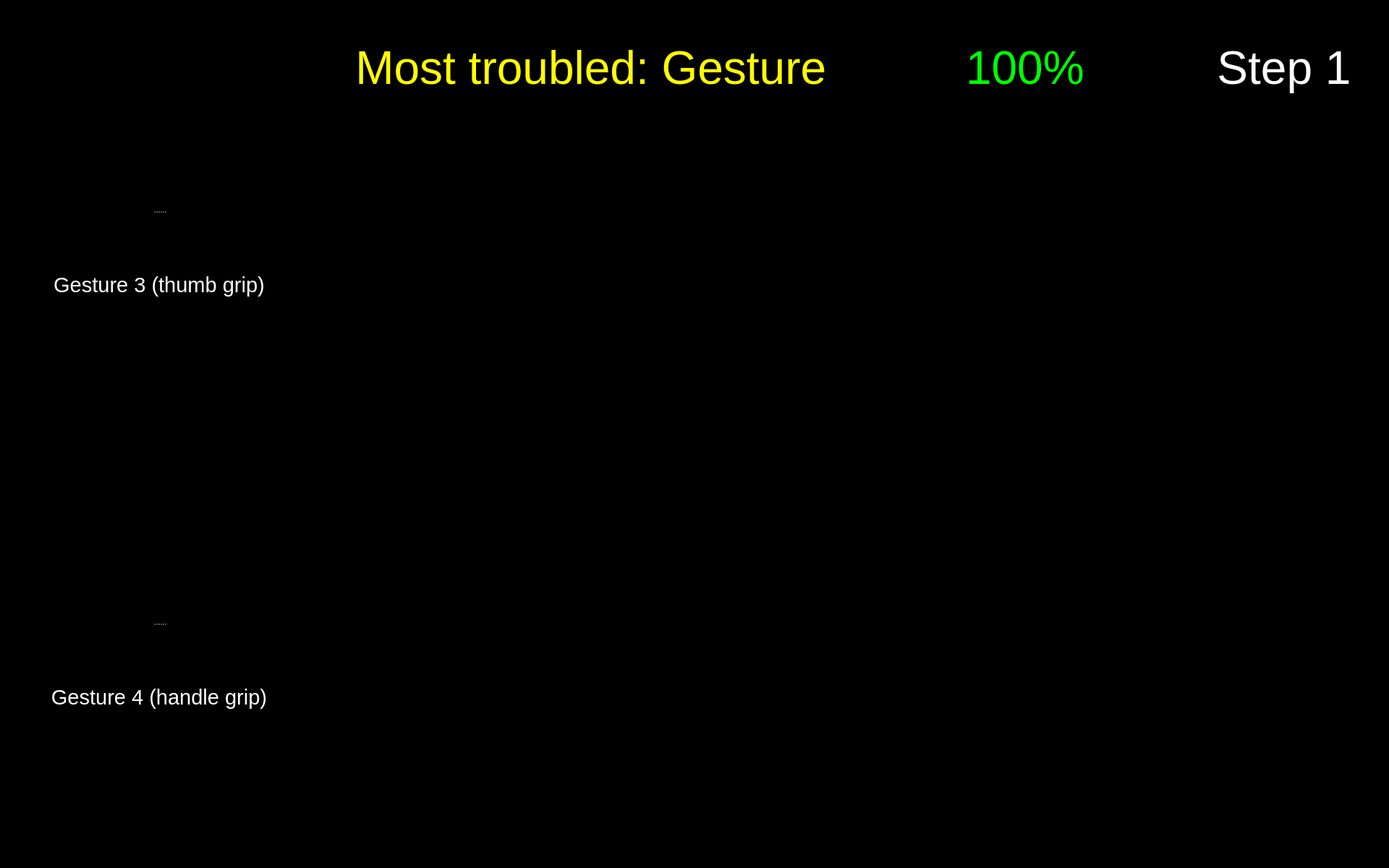
<?xml version="1.0" encoding="UTF-8"?>
<ui version="4.0">
 <class>Form</class>
 <widget class="QWidget" name="Form">
  <property name="geometry">
   <rect>
    <x>0</x>
    <y>0</y>
    <width>1920</width>
    <height>1200</height>
   </rect>
  </property>
  <property name="maximumSize">
   <size>
    <width>1920</width>
    <height>1200</height>
   </size>
  </property>
  <property name="windowTitle">
   <string>Form</string>
  </property>
  <property name="styleSheet">
   <string notr="true">background-color: rgb(0, 0, 0);</string>
  </property>
  <widget class="QPushButton" name="button_nav_left">
   <property name="enabled">
    <bool>true</bool>
   </property>
   <property name="geometry">
    <rect>
     <x>800</x>
     <y>560</y>
     <width>150</width>
     <height>150</height>
    </rect>
   </property>
   <property name="minimumSize">
    <size>
     <width>81</width>
     <height>81</height>
    </size>
   </property>
   <property name="maximumSize">
    <size>
     <width>150</width>
     <height>150</height>
    </size>
   </property>
   <property name="cursor">
    <cursorShape>OpenHandCursor</cursorShape>
   </property>
   <property name="focusPolicy">
    <enum>Qt::WheelFocus</enum>
   </property>
   <property name="contextMenuPolicy">
    <enum>Qt::DefaultContextMenu</enum>
   </property>
   <property name="layoutDirection">
    <enum>Qt::LeftToRight</enum>
   </property>
   <property name="autoFillBackground">
    <bool>false</bool>
   </property>
   <property name="styleSheet">
    <string notr="true"/>
   </property>
   <property name="icon">
    <iconset resource="resources/res.qrc">
     <normaloff>:/buttons/Button Left.svg</normaloff>:/buttons/Button Left.svg</iconset>
   </property>
   <property name="iconSize">
    <size>
     <width>144</width>
     <height>144</height>
    </size>
   </property>
   <property name="autoDefault">
    <bool>false</bool>
   </property>
   <property name="default">
    <bool>false</bool>
   </property>
   <property name="flat">
    <bool>true</bool>
   </property>
  </widget>
  <widget class="QPushButton" name="button_nav_right">
   <property name="enabled">
    <bool>true</bool>
   </property>
   <property name="geometry">
    <rect>
     <x>960</x>
     <y>560</y>
     <width>150</width>
     <height>150</height>
    </rect>
   </property>
   <property name="minimumSize">
    <size>
     <width>81</width>
     <height>81</height>
    </size>
   </property>
   <property name="maximumSize">
    <size>
     <width>150</width>
     <height>150</height>
    </size>
   </property>
   <property name="cursor">
    <cursorShape>OpenHandCursor</cursorShape>
   </property>
   <property name="focusPolicy">
    <enum>Qt::WheelFocus</enum>
   </property>
   <property name="contextMenuPolicy">
    <enum>Qt::DefaultContextMenu</enum>
   </property>
   <property name="layoutDirection">
    <enum>Qt::LeftToRight</enum>
   </property>
   <property name="autoFillBackground">
    <bool>false</bool>
   </property>
   <property name="styleSheet">
    <string notr="true"/>
   </property>
   <property name="icon">
    <iconset resource="resources/res.qrc">
     <normaloff>:/buttons/Button Right.svg</normaloff>:/buttons/Button Right.svg</iconset>
   </property>
   <property name="iconSize">
    <size>
     <width>144</width>
     <height>144</height>
    </size>
   </property>
   <property name="autoDefault">
    <bool>false</bool>
   </property>
   <property name="default">
    <bool>false</bool>
   </property>
   <property name="flat">
    <bool>true</bool>
   </property>
  </widget>
  <widget class="QWidget" name="widget_score" native="true">
   <property name="geometry">
    <rect>
     <x>1180</x>
     <y>20</y>
     <width>450</width>
     <height>150</height>
    </rect>
   </property>
   <widget class="QWidget" name="horizontalLayoutWidget_2">
    <property name="geometry">
     <rect>
      <x>-1</x>
      <y>-1</y>
      <width>451</width>
      <height>152</height>
     </rect>
    </property>
    <layout class="QHBoxLayout" name="horizontalLayout_2">
     <item>
      <widget class="QLabel" name="score_flag">
       <property name="enabled">
        <bool>true</bool>
       </property>
       <property name="sizePolicy">
        <sizepolicy hsizetype="Preferred" vsizetype="Preferred">
         <horstretch>0</horstretch>
         <verstretch>0</verstretch>
        </sizepolicy>
       </property>
       <property name="maximumSize">
        <size>
         <width>150</width>
         <height>150</height>
        </size>
       </property>
       <property name="text">
        <string/>
       </property>
       <property name="pixmap">
        <pixmap resource="resources/res.qrc">:/img/Score Flag.svg</pixmap>
       </property>
      </widget>
     </item>
     <item>
      <widget class="QLabel" name="label_text_score">
       <property name="font">
        <font>
         <pointsize>48</pointsize>
        </font>
       </property>
       <property name="styleSheet">
        <string notr="true">color: rgb(0, 255, 0);</string>
       </property>
       <property name="text">
        <string>&lt;html&gt;&lt;head/&gt;&lt;body&gt;&lt;p&gt;&lt;span style=&quot; color:#00ff00;&quot;&gt;100%&lt;/span&gt;&lt;/p&gt;&lt;/body&gt;&lt;/html&gt;</string>
       </property>
       <property name="alignment">
        <set>Qt::AlignLeading|Qt::AlignLeft|Qt::AlignVCenter</set>
       </property>
       <property name="wordWrap">
        <bool>true</bool>
       </property>
      </widget>
     </item>
    </layout>
   </widget>
  </widget>
  <widget class="QPushButton" name="button_exit">
   <property name="enabled">
    <bool>true</bool>
   </property>
   <property name="geometry">
    <rect>
     <x>1760</x>
     <y>1040</y>
     <width>150</width>
     <height>150</height>
    </rect>
   </property>
   <property name="minimumSize">
    <size>
     <width>81</width>
     <height>81</height>
    </size>
   </property>
   <property name="maximumSize">
    <size>
     <width>150</width>
     <height>150</height>
    </size>
   </property>
   <property name="cursor">
    <cursorShape>OpenHandCursor</cursorShape>
   </property>
   <property name="focusPolicy">
    <enum>Qt::WheelFocus</enum>
   </property>
   <property name="contextMenuPolicy">
    <enum>Qt::DefaultContextMenu</enum>
   </property>
   <property name="icon">
    <iconset resource="resources/res.qrc">
     <normaloff>:/buttons/Button Exit.svg</normaloff>:/buttons/Button Exit.svg</iconset>
   </property>
   <property name="iconSize">
    <size>
     <width>144</width>
     <height>144</height>
    </size>
   </property>
   <property name="autoDefault">
    <bool>false</bool>
   </property>
   <property name="default">
    <bool>false</bool>
   </property>
   <property name="flat">
    <bool>true</bool>
   </property>
  </widget>
  <widget class="QLabel" name="image_step">
   <property name="geometry">
    <rect>
     <x>1650</x>
     <y>170</y>
     <width>250</width>
     <height>250</height>
    </rect>
   </property>
   <property name="font">
    <font>
     <pointsize>48</pointsize>
    </font>
   </property>
   <property name="styleSheet">
    <string notr="true">color: rgb(255, 255, 255);</string>
   </property>
   <property name="text">
    <string/>
   </property>
   <property name="pixmap">
    <pixmap resource="resources/res.qrc">:/detected steps/Detected Step1_Button.png</pixmap>
   </property>
   <property name="alignment">
    <set>Qt::AlignCenter</set>
   </property>
   <property name="wordWrap">
    <bool>true</bool>
   </property>
  </widget>
  <widget class="QLabel" name="label_plot_1">
   <property name="geometry">
    <rect>
     <x>490</x>
     <y>180</y>
     <width>850</width>
     <height>340</height>
    </rect>
   </property>
   <property name="maximumSize">
    <size>
     <width>1200</width>
     <height>480</height>
    </size>
   </property>
   <property name="font">
    <font>
     <pointsize>48</pointsize>
    </font>
   </property>
   <property name="styleSheet">
    <string notr="true">color: rgb(255, 255, 255);</string>
   </property>
   <property name="text">
    <string/>
   </property>
   <property name="scaledContents">
    <bool>true</bool>
   </property>
  </widget>
  <widget class="QLabel" name="icon_newbie_1">
   <property name="enabled">
    <bool>true</bool>
   </property>
   <property name="geometry">
    <rect>
     <x>490</x>
     <y>380</y>
     <width>100</width>
     <height>100</height>
    </rect>
   </property>
   <property name="sizePolicy">
    <sizepolicy hsizetype="Preferred" vsizetype="Preferred">
     <horstretch>0</horstretch>
     <verstretch>0</verstretch>
    </sizepolicy>
   </property>
   <property name="maximumSize">
    <size>
     <width>100</width>
     <height>100</height>
    </size>
   </property>
   <property name="text">
    <string/>
   </property>
   <property name="pixmap">
    <pixmap resource="resources/res.qrc">:/img/Icon User.png</pixmap>
   </property>
   <property name="scaledContents">
    <bool>true</bool>
   </property>
  </widget>
  <widget class="QLabel" name="icon_newbie_2">
   <property name="enabled">
    <bool>true</bool>
   </property>
   <property name="geometry">
    <rect>
     <x>490</x>
     <y>960</y>
     <width>100</width>
     <height>100</height>
    </rect>
   </property>
   <property name="sizePolicy">
    <sizepolicy hsizetype="Preferred" vsizetype="Preferred">
     <horstretch>0</horstretch>
     <verstretch>0</verstretch>
    </sizepolicy>
   </property>
   <property name="maximumSize">
    <size>
     <width>100</width>
     <height>100</height>
    </size>
   </property>
   <property name="text">
    <string/>
   </property>
   <property name="pixmap">
    <pixmap resource="resources/res.qrc">:/img/Icon User.png</pixmap>
   </property>
   <property name="scaledContents">
    <bool>true</bool>
   </property>
  </widget>
  <widget class="QLabel" name="icon_reaction_1">
   <property name="enabled">
    <bool>true</bool>
   </property>
   <property name="geometry">
    <rect>
     <x>1400</x>
     <y>250</y>
     <width>200</width>
     <height>200</height>
    </rect>
   </property>
   <property name="sizePolicy">
    <sizepolicy hsizetype="Preferred" vsizetype="Preferred">
     <horstretch>0</horstretch>
     <verstretch>0</verstretch>
    </sizepolicy>
   </property>
   <property name="maximumSize">
    <size>
     <width>200</width>
     <height>200</height>
    </size>
   </property>
   <property name="text">
    <string/>
   </property>
   <property name="scaledContents">
    <bool>true</bool>
   </property>
  </widget>
  <widget class="QLabel" name="icon_expert_2">
   <property name="enabled">
    <bool>true</bool>
   </property>
   <property name="geometry">
    <rect>
     <x>490</x>
     <y>810</y>
     <width>100</width>
     <height>100</height>
    </rect>
   </property>
   <property name="sizePolicy">
    <sizepolicy hsizetype="Preferred" vsizetype="Preferred">
     <horstretch>0</horstretch>
     <verstretch>0</verstretch>
    </sizepolicy>
   </property>
   <property name="maximumSize">
    <size>
     <width>100</width>
     <height>100</height>
    </size>
   </property>
   <property name="text">
    <string/>
   </property>
   <property name="pixmap">
    <pixmap resource="resources/res.qrc">:/img/Icon Expert.png</pixmap>
   </property>
   <property name="scaledContents">
    <bool>true</bool>
   </property>
  </widget>
  <widget class="QLabel" name="label_plot_2">
   <property name="geometry">
    <rect>
     <x>490</x>
     <y>760</y>
     <width>850</width>
     <height>340</height>
    </rect>
   </property>
   <property name="maximumSize">
    <size>
     <width>1200</width>
     <height>480</height>
    </size>
   </property>
   <property name="font">
    <font>
     <pointsize>48</pointsize>
    </font>
   </property>
   <property name="styleSheet">
    <string notr="true">color: rgb(255, 255, 255);</string>
   </property>
   <property name="text">
    <string/>
   </property>
   <property name="scaledContents">
    <bool>true</bool>
   </property>
  </widget>
  <widget class="QLabel" name="icon_expert_1">
   <property name="enabled">
    <bool>true</bool>
   </property>
   <property name="geometry">
    <rect>
     <x>490</x>
     <y>220</y>
     <width>100</width>
     <height>100</height>
    </rect>
   </property>
   <property name="sizePolicy">
    <sizepolicy hsizetype="Preferred" vsizetype="Preferred">
     <horstretch>0</horstretch>
     <verstretch>0</verstretch>
    </sizepolicy>
   </property>
   <property name="maximumSize">
    <size>
     <width>100</width>
     <height>100</height>
    </size>
   </property>
   <property name="text">
    <string/>
   </property>
   <property name="pixmap">
    <pixmap resource="resources/res.qrc">:/img/Icon Expert.png</pixmap>
   </property>
   <property name="scaledContents">
    <bool>true</bool>
   </property>
  </widget>
  <widget class="QLabel" name="icon_reaction_2">
   <property name="enabled">
    <bool>true</bool>
   </property>
   <property name="geometry">
    <rect>
     <x>1400</x>
     <y>820</y>
     <width>200</width>
     <height>200</height>
    </rect>
   </property>
   <property name="sizePolicy">
    <sizepolicy hsizetype="Preferred" vsizetype="Preferred">
     <horstretch>0</horstretch>
     <verstretch>0</verstretch>
    </sizepolicy>
   </property>
   <property name="maximumSize">
    <size>
     <width>200</width>
     <height>200</height>
    </size>
   </property>
   <property name="text">
    <string/>
   </property>
   <property name="scaledContents">
    <bool>true</bool>
   </property>
  </widget>
  <widget class="QLabel" name="label_trouble">
   <property name="geometry">
    <rect>
     <x>260</x>
     <y>20</y>
     <width>900</width>
     <height>150</height>
    </rect>
   </property>
   <property name="font">
    <font>
     <family>Arial</family>
     <pointsize>48</pointsize>
     <weight>9</weight>
     <italic>false</italic>
     <bold>false</bold>
    </font>
   </property>
   <property name="styleSheet">
    <string notr="true">font: 75 48pt &quot;Arial&quot;;
color: rgb(255, 255, 0);</string>
   </property>
   <property name="text">
    <string>Most troubled: Gesture </string>
   </property>
   <property name="textFormat">
    <enum>Qt::RichText</enum>
   </property>
   <property name="alignment">
    <set>Qt::AlignRight|Qt::AlignTrailing|Qt::AlignVCenter</set>
   </property>
   <property name="wordWrap">
    <bool>true</bool>
   </property>
  </widget>
  <widget class="QLabel" name="label_text_step">
   <property name="geometry">
    <rect>
     <x>1650</x>
     <y>20</y>
     <width>250</width>
     <height>150</height>
    </rect>
   </property>
   <property name="font">
    <font>
     <family>Arial</family>
     <pointsize>48</pointsize>
     <weight>9</weight>
     <italic>false</italic>
     <bold>false</bold>
    </font>
   </property>
   <property name="styleSheet">
    <string notr="true">font: 75 48pt &quot;Arial&quot;;
color: rgb(255, 255, 255);</string>
   </property>
   <property name="text">
    <string>Step 1</string>
   </property>
   <property name="textFormat">
    <enum>Qt::RichText</enum>
   </property>
   <property name="alignment">
    <set>Qt::AlignCenter</set>
   </property>
   <property name="wordWrap">
    <bool>true</bool>
   </property>
  </widget>
  <widget class="QSplitter" name="splitter_4">
   <property name="geometry">
    <rect>
     <x>60</x>
     <y>210</y>
     <width>320</width>
     <height>282</height>
    </rect>
   </property>
   <property name="orientation">
    <enum>Qt::Vertical</enum>
   </property>
   <widget class="QLabel" name="image_required_3">
    <property name="maximumSize">
     <size>
      <width>320</width>
      <height>240</height>
     </size>
    </property>
    <property name="text">
     <string/>
    </property>
    <property name="pixmap">
     <pixmap resource="resources/res.qrc">:/img/step1_gesture3.png</pixmap>
    </property>
    <property name="scaledContents">
     <bool>true</bool>
    </property>
   </widget>
   <widget class="QLabel" name="text_required_3">
    <property name="font">
     <font>
      <family>Arial</family>
      <pointsize>22</pointsize>
      <weight>9</weight>
      <italic>false</italic>
      <bold>false</bold>
     </font>
    </property>
    <property name="styleSheet">
     <string notr="true">font: 75 22pt &quot;Arial&quot;;
color: rgb(255, 255, 255);</string>
    </property>
    <property name="text">
     <string>Gesture 3 (thumb grip)</string>
    </property>
    <property name="textFormat">
     <enum>Qt::PlainText</enum>
    </property>
    <property name="alignment">
     <set>Qt::AlignCenter</set>
    </property>
    <property name="wordWrap">
     <bool>true</bool>
    </property>
   </widget>
  </widget>
  <widget class="QSplitter" name="splitter_hide">
   <property name="geometry">
    <rect>
     <x>60</x>
     <y>780</y>
     <width>320</width>
     <height>282</height>
    </rect>
   </property>
   <property name="orientation">
    <enum>Qt::Vertical</enum>
   </property>
   <widget class="QLabel" name="image_required_5">
    <property name="maximumSize">
     <size>
      <width>320</width>
      <height>240</height>
     </size>
    </property>
    <property name="text">
     <string/>
    </property>
    <property name="pixmap">
     <pixmap resource="resources/res.qrc">:/img/step3_gesture4.png</pixmap>
    </property>
    <property name="scaledContents">
     <bool>true</bool>
    </property>
   </widget>
   <widget class="QLabel" name="text_required_5">
    <property name="font">
     <font>
      <family>Arial</family>
      <pointsize>22</pointsize>
      <weight>9</weight>
      <italic>false</italic>
      <bold>false</bold>
     </font>
    </property>
    <property name="styleSheet">
     <string notr="true">font: 75 22pt &quot;Arial&quot;;
color: rgb(255, 255, 255);</string>
    </property>
    <property name="text">
     <string>Gesture 4 (handle grip)</string>
    </property>
    <property name="textFormat">
     <enum>Qt::PlainText</enum>
    </property>
    <property name="alignment">
     <set>Qt::AlignCenter</set>
    </property>
    <property name="wordWrap">
     <bool>true</bool>
    </property>
   </widget>
  </widget>
  <zorder>label_plot_2</zorder>
  <zorder>button_nav_left</zorder>
  <zorder>button_nav_right</zorder>
  <zorder>widget_score</zorder>
  <zorder>button_exit</zorder>
  <zorder>image_step</zorder>
  <zorder>label_plot_1</zorder>
  <zorder>icon_newbie_1</zorder>
  <zorder>icon_newbie_2</zorder>
  <zorder>icon_reaction_1</zorder>
  <zorder>icon_expert_2</zorder>
  <zorder>icon_expert_1</zorder>
  <zorder>icon_reaction_2</zorder>
  <zorder>label_trouble</zorder>
  <zorder>label_text_step</zorder>
  <zorder>splitter_4</zorder>
  <zorder>splitter_hide</zorder>
 </widget>
 <resources>
  <include location="resources/res.qrc"/>
 </resources>
 <connections/>
</ui>
